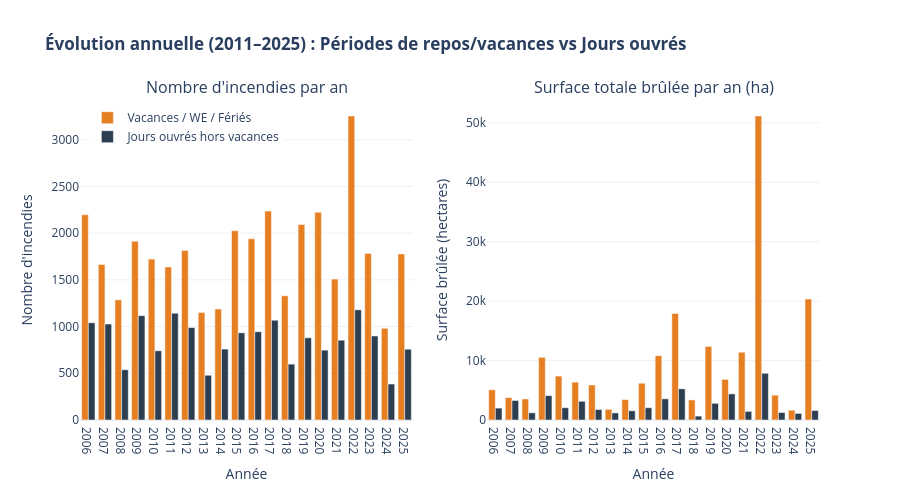

The notebook cell saved with this chart:
### Code cell
# 1. Combinaison des indicateurs (Vacances OU Week-end OU Férié)
df['is_holy_or_off'] = df['is_day_off'] | df['is_holyday']

# 2. Agrégation par année et par type de période
df_grouped = (
    df.groupby(['annee', 'is_holy_or_off'])
    .agg(
        nb_incendies=('surface_parcourue_ha', 'count'),
        total_surface_ha=('surface_parcourue_ha', 'sum')
    )
    .reset_index()
)

# Séparation des deux sous-groupes
df_off = df_grouped[df_grouped['is_holy_or_off'] == True]
df_work = df_grouped[df_grouped['is_holy_or_off'] == False]

# 3. Création de la figure à 2 sous-graphiques (1 ligne, 2 colonnes)
fig = make_subplots(
    rows=1, cols=2,
    subplot_titles=(
        "Nombre d'incendies par an",
        "Surface totale brûlée par an (ha)"
    )
)

# --- Graphique 1 : Nombre d'incendies ---
fig.add_trace(
    go.Bar(
        x=df_off['annee'],
        y=df_off['nb_incendies'],
        name="Vacances / WE / Fériés",
        marker_color='#e67e22',
        hovertemplate="<b>%{x} (Repos/Vacances)</b><br />Incendies : %{y:,}"
    ),
    row=1, col=1
)

fig.add_trace(
    go.Bar(
        x=df_work['annee'],
        y=df_work['nb_incendies'],
        name="Jours ouvrés hors vacances",
        marker_color='#2c3e50',
        hovertemplate="<b>%{x} (Ouvrés)</b><br />Incendies : %{y:,}"
    ),
    row=1, col=1
)

# --- Graphique 2 : Surface totale brûlée (ha) ---
fig.add_trace(
    go.Bar(
        x=df_off['annee'],
        y=df_off['total_surface_ha'],
        name="Vacances / WE / Fériés",
        marker_color='#e67e22',
        showlegend=False,
        hovertemplate="<b>%{x} (Repos/Vacances)</b><br />Surface : %{y:,.1f} ha"
    ),
    row=1, col=2
)

fig.add_trace(
    go.Bar(
        x=df_work['annee'],
        y=df_work['total_surface_ha'],
        name="Jours ouvrés hors vacances",
        marker_color='#2c3e50',
        showlegend=False,
        hovertemplate="<b>%{x} (Ouvrés)</b><br />Surface : %{y:,.1f} ha"
    ),
    row=1, col=2
)

# 4. Mise en page globale
fig.update_layout(
    barmode='group',
    title_text="<b>Évolution annuelle (2011–2025) : Périodes de repos/vacances vs Jours ouvrés</b>",
    title_x=0.05,
    xaxis=dict(tickmode='linear', dtick=1, title="Année"),
    xaxis2=dict(tickmode='linear', dtick=1, title="Année"),
    legend=dict(x=0.01, y=0.99, bgcolor='rgba(255, 255, 255, 0.8)'),
    template="plotly_white",
    height=500
)

fig.update_yaxes(title_text="Nombre d'incendies", row=1, col=1)
fig.update_yaxes(title_text="Surface brûlée (hectares)", row=1, col=2)

fig.show()

### Figure 1 — Plotly figure (JSON) as saved in the notebook; plotly's stock layout.template omitted (floating-point values rounded to 4 significant figures)
{"data": [{"hovertemplate": "<b>%{x} (Repos/Vacances)</b><br />Incendies : %{y:,}", "marker": {"color": "#e67e22"}, "name": "Vacances / WE / Fériés", "type": "bar", "x": [2006, 2007, 2008, 2009, 2010, 2011, 2012, 2013, 2014, 2015, 2016, 2017, 2018, 2019, 2020, 2021, 2022, 2023, 2024, 2025], "xaxis": "x", "y": [2197, 1664, 1286, 1913, 1722, 1638, 1815, 1151, 1188, 2026, 1939, 2236, 1330, 2092, 2223, 1508, 3254, 1783, 982, 1778], "yaxis": "y"}, {"hovertemplate": "<b>%{x} (Ouvrés)</b><br />Incendies : %{y:,}", "marker": {"color": "#2c3e50"}, "name": "Jours ouvrés hors vacances", "type": "bar", "x": [2006, 2007, 2008, 2009, 2010, 2011, 2012, 2013, 2014, 2015, 2016, 2017, 2018, 2019, 2020, 2021, 2022, 2023, 2024, 2025], "xaxis": "x", "y": [1041, 1027, 538, 1117, 741, 1143, 989, 479, 759, 933, 945, 1068, 598, 880, 748, 854, 1179, 899, 385, 758], "yaxis": "y"}, {"hovertemplate": "<b>%{x} (Repos/Vacances)</b><br />Surface : %{y:,.1f} ha", "marker": {"color": "#e67e22"}, "name": "Vacances / WE / Fériés", "showlegend": false, "type": "bar", "x": [2006, 2007, 2008, 2009, 2010, 2011, 2012, 2013, 2014, 2015, 2016, 2017, 2018, 2019, 2020, 2021, 2022, 2023, 2024, 2025], "xaxis": "x2", "y": [5094.0, 3772.0, 3542.0, 10540.0, 7396.0, 6369.0, 5885.0, 1798.0, 3437.0, 6189.0, 10820.0, 17930.0, 3380.0, 12380.0, 6833.0, 11400.0, 51150.0, 4178.0, 1653.0, 20350.0], "yaxis": "y2"}, {"hovertemplate": "<b>%{x} (Ouvrés)</b><br />Surface : %{y:,.1f} ha", "marker": {"color": "#2c3e50"}, "name": "Jours ouvrés hors vacances", "showlegend": false, "type": "bar", "x": [2006, 2007, 2008, 2009, 2010, 2011, 2012, 2013, 2014, 2015, 2016, 2017, 2018, 2019, 2020, 2021, 2022, 2023, 2024, 2025], "xaxis": "x2", "y": [2002.0, 3287.0, 1208.0, 4104.0, 2065.0, 3147.0, 1763.0, 1195.0, 1553.0, 2065.0, 3561.0, 5247.0, 655.2, 2806.0, 4393.0, 1450.0, 7867.0, 1263.0, 1116.0, 1591.0], "yaxis": "y2"}], "layout": {"annotations": [{"font": {"size": 16}, "showarrow": false, "text": "Nombre d'incendies par an", "x": 0.225, "xanchor": "center", "xref": "paper", "y": 1, "yanchor": "bottom", "yref": "paper"}, {"font": {"size": 16}, "showarrow": false, "text": "Surface totale brûlée par an (ha)", "x": 0.775, "xanchor": "center", "xref": "paper", "y": 1, "yanchor": "bottom", "yref": "paper"}], "barmode": "group", "height": 500, "legend": {"bgcolor": "rgba(255, 255, 255, 0.8)", "x": 0.01, "y": 0.99}, "title": {"text": "<b>Évolution annuelle (2011–2025) : Périodes de repos/vacances vs Jours ouvrés</b>", "x": 0.05}, "xaxis": {"anchor": "y", "domain": [0, 0.45], "dtick": 1, "tickmode": "linear", "title": {"text": "Année"}}, "xaxis2": {"anchor": "y2", "domain": [0.55, 1], "dtick": 1, "tickmode": "linear", "title": {"text": "Année"}}, "yaxis": {"anchor": "x", "domain": [0, 1], "title": {"text": "Nombre d'incendies"}}, "yaxis2": {"anchor": "x2", "domain": [0, 1], "title": {"text": "Surface brûlée (hectares)"}}}}
